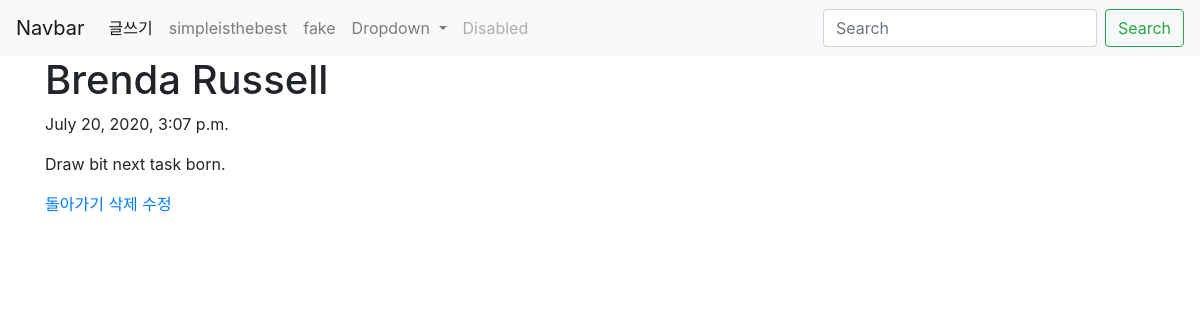
The page /blog/39/ on the database its author committed.
### blog/models.py (models this page shows, shortened)
class Blog(models.Model):
    title = models.CharField(max_length=200)
    pub_date = models.DateTimeField('date published')
    body = models.TextField()

### blog/views.py (the view)
# urls.py: path('<int:blog_id>/', views.detail, name = 'detail'),
def detail(request, blog_id):
    blog_detail = get_object_or_404(Blog, pk=blog_id)
    return render(request, 'detail.html', {'blog': blog_detail})

### blog/templates/detail.html
{% extends 'base.html' %}
{% block content %}
 <h1>{{blog.title}}</h1>
 <p>{{blog.pub_date}}</p>
 <p>{{blog.body}}</p>
 <a href="{% url 'blog' %}">돌아가기</a>
 <a href="{% url 'delete' blog.id %}">삭제</a>
 <a href="{% url 'update' blog.id %}">수정</a>
{% endblock %}

### rows shown on the page
Blog: title "Brenda Russell", pub_date "July 20, 2020, 3:07 p.m.", body "Draw bit next task born."
